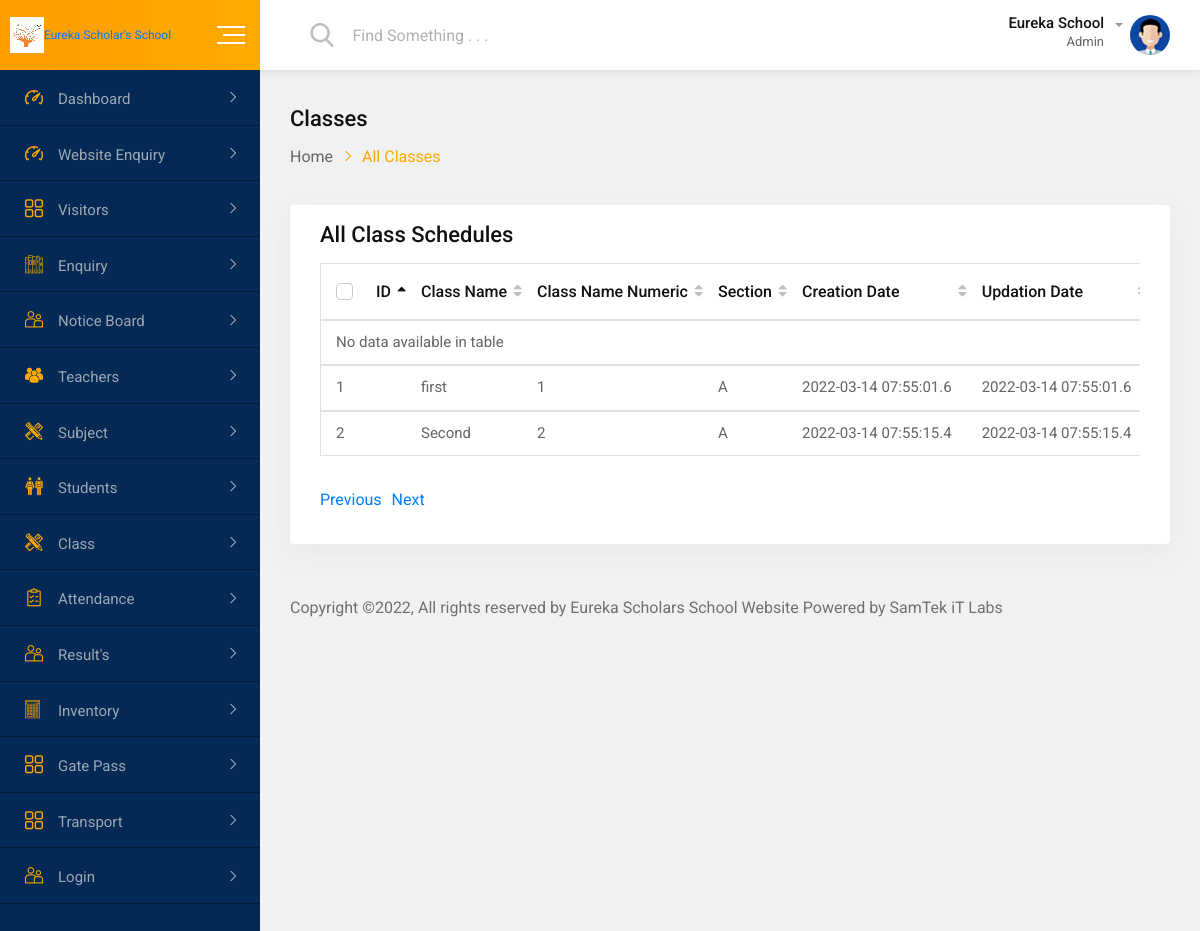
Page /all-class.php on the committed database.
### tables this page shows
CREATE TABLE `tblclasses` (
  `id` int(100) NOT NULL,
  `ClassName` varchar(100) NOT NULL,
  `ClassNameNumeric` int(100) NOT NULL,
  `Section` varchar(10) NOT NULL,
  `CreationDate` timestamp(1) NOT NULL DEFAULT current_timestamp(1),
  `UpdationDate` timestamp(1) NOT NULL DEFAULT current_timestamp(1)
);

### all-class.php (the view, shortened to what this page needs)
<?php
include 'db.php';
?>
<!doctype html>
<html class="no-js" lang="">
<head>
    <link rel="stylesheet" href="css/normalize.css">
    <link rel="stylesheet" href="css/main.css">
    <link rel="stylesheet" href="css/bootstrap.min.css">
    <link rel="stylesheet" href="css/all.min.css">
    <link rel="stylesheet" href="fonts/flaticon.css">
    <link rel="stylesheet" href="css/fullcalendar.min.css">
    <link rel="stylesheet" href="css/animate.min.css">
    <link rel="stylesheet" href="style.css">
</head>
<body>
    <div id="wrapper" class="wrapper bg-ash">
        <div class="navbar navbar-expand-md header-menu-one bg-light">
            <div class="nav-bar-header-one">
                <div class="header-logo">
                    <a href="index1.php">
                        <img src="img/icon.png" alt="logo"><span style="font-size:1vw","color:red;">Eureka Scholar's School</span>
                     </a>
                </div>
                <div class="toggle-button sidebar-toggle">
                    <button type="button" class="item-link">
                        <span class="btn-icon-wrap">
                            <span></span>
                            <span></span>
                            <span></span>
                        </span>
                    </button>
                </div>
            </div>
            <div class="header-main-menu collapse navbar-collapse" id="mobile-navbar">
                <ul class="navbar-nav">
                    <li class="navbar-item header-search-bar">
                        <div class="input-group stylish-input-group">
                            <span class="input-group-addon">
                                <button type="submit">
                                    <span class="flaticon-search" aria-hidden="true"></span>
                            </button>
                            </span>
                            <input type="text" class="form-control" placeholder="Find Something . . .">
                        </div>
                    </li>
                </ul>
                <ul class="navbar-nav">
                    <li class="navbar-item dropdown header-admin">
                        <a class="navbar-nav-link dropdown-toggle" href="#" role="button" data-toggle="dropdown" aria-expanded="false">
                            <div class="admin-title">
                                <h5 class="item-title">Eureka School</h5>
                                <span>Admin</span>
                            </div>
                            <div class="admin-img">
                                <img src="img/figure/admin.jpg" alt="Admin">
                            </div>
                        </a>
                    </li>
                     </div>
                        </div>
            </div>
        <div class="dashboard-page-one">
            <div class="sidebar-main sidebar-menu-one sidebar-expand-md sidebar-color">
                <div class="sidebar-menu-content">
                    <ul class="nav nav-sidebar-menu sidebar-toggle-view">
                        <li class="nav-item sidebar-nav-item">
                            <a href="index1.php" class="nav-link"><i class="flaticon-dashboard"></i><span>Dashboard</span></a>
                        </li>
						<li class="nav-item sidebar-nav-item">
                            <a href="enquiry.php" class="nav-link"><i class="flaticon-dashboard"></i><span>Website Enquiry</span></a>
                         </li>
						<li class="nav-item sidebar-nav-item">
                            <a href="#" class="nav-link"><i class="flaticon-menu-1"></i><span>Visitors</span></a>
                        </li>
						<li class="nav-item sidebar-nav-item">
                            <a href="#" class="nav-link"><i class="flaticon-books"></i><span>Enquiry</span></a>
                        </li>
						<li class="nav-item sidebar-nav-item">
                            <a href="#" class="nav-link"><i class="flaticon-couple"></i><span>Notice Board</span></a>
                        </li>
						<li class="nav-item sidebar-nav-item">
                            <a href="#" class="nav-link"><i
                                    class="flaticon-multiple-users-silhouette"></i><span>Teachers</span></a>
                        </li>
						<li class="nav-item sidebar-nav-item">
                            <a href="#" class="nav-link"><i
                                    class="flaticon-maths-class-materials-cross-of-a-pencil-and-a-ruler"></i><span>Subject</span></a>
                        </li>
                        <li class="nav-item sidebar-nav-item">
                            <a href="#" class="nav-link"><i class="flaticon-classmates"></i><span>Students</span></a>
                        </li>
                        <li class="nav-item sidebar-nav-item">
                            <a href="#" class="nav-link"><i
                                    class="flaticon-maths-class-materials-cross-of-a-pencil-and-a-ruler"></i><span>Class</span></a>
                        </li>
						<li class="nav-item sidebar-nav-item">
                            <a href="#" class="nav-link"><i class="flaticon-shopping-list"></i><span>Attendance</span></a>
                        </li>
                        <li class="nav-item sidebar-nav-item">
                            <a href="#" class="nav-link"><i class="flaticon-couple"></i><span>Result's</span></a>
                        </li>
                        <li class="nav-item sidebar-nav-item">
                            <a href="#" class="nav-link"><i class="flaticon-technological"></i><span>Inventory</span></a>
                        </li>
                        <li class="nav-item sidebar-nav-item">
                            <a href="#" class="nav-link"><i class="flaticon-menu-1"></i><span>Gate Pass</span></a>
                        </li>
                        <li class="nav-item sidebar-nav-item">
                            <a href="#" class="nav-link"><i class="flaticon-menu-1"></i><span>Transport</span></a>
                        </li>
                        <li class="nav-item sidebar-nav-item">
                            <a href="#" class="nav-link"><i class="flaticon-couple"></i><span>Login</span></a>
                        </li>
                    </ul>
                </div>
            </div>
            <div class="dashboard-content-one">
                <div class="breadcrumbs-area">
                    <h3>Classes</h3>
                    <ul>
                        <li>
                            <a href="index1.php">Home</a>
                        </li>
                        <li>All Classes</li>
                    </ul>
                </div>
                <div class="card height-auto">
                    <div class="card-body">
                        <div class="heading-layout1">
                            <div class="item-title">
                                <h3>All Class Schedules</h3>
                            </div>
                        </div>
                        <div class="table-responsive">
                            <table class="table display data-table text-nowrap">
								<thead>
									<tr>
										<th>
                                            <div class="form-check">
                                                <label class="form-check-label">ID</label>
															<th>Class Name</th>
                                                            <th>Class Name Numeric</th>
                                                            <th>Section</th>
                                                            <th>Creation Date</th>
                                                            <th>Updation Date</th>
                                    </tr>
                                </thead>
                                <tbody>
                                    <?php
				  $i=1;
				  $results1 = mysqli_query($conn, "select * from tblclasses");
                  while ($row1 = mysqli_fetch_array($results1)) {
				  ?>
                                        <tbody id="geeks">
                                            <tr>
                                                <td><?php echo $i; ?></td>
						  <td><?php echo $row1['ClassName'];?></td>
						  <td><?php echo $row1['ClassNameNumeric'];?></td>
                          <td><?php echo $row1['Section'];?></td>
                          <td><?php echo $row1['CreationDate'];?></td>
                          <td><?php echo $row1['UpdationDate'];?></td>
							<?php $i++;  } ?>
                                    </tr>
                                </tbody>
                            </table>
                        </div>
                    </div>
                </div>
                <footer class="footer-wrap-layout1">
                    <div class="copyright">Copyright ©2022, All rights reserved by Eureka Scholars School Website Powered by SamTek iT Labs</a></div>
                </footer>
            </div>
        </div>
</body>
</html>

### css/main.css (style rules this page uses)
html { color: #222; font-size: 1em; line-height: 1.4; }
audio, canvas, iframe, img, svg, video { vertical-align: middle; }

### rows in the picture
tblclasses: ClassName "first", ClassNameNumeric "1", Section "A", CreationDate "2022-03-14 07:55:01.6", UpdationDate "2022-03-14 07:55:01.6"
tblclasses: ClassName "Second", ClassNameNumeric "2", Section "A", CreationDate "2022-03-14 07:55:15.4", UpdationDate "2022-03-14 07:55:15.4"
